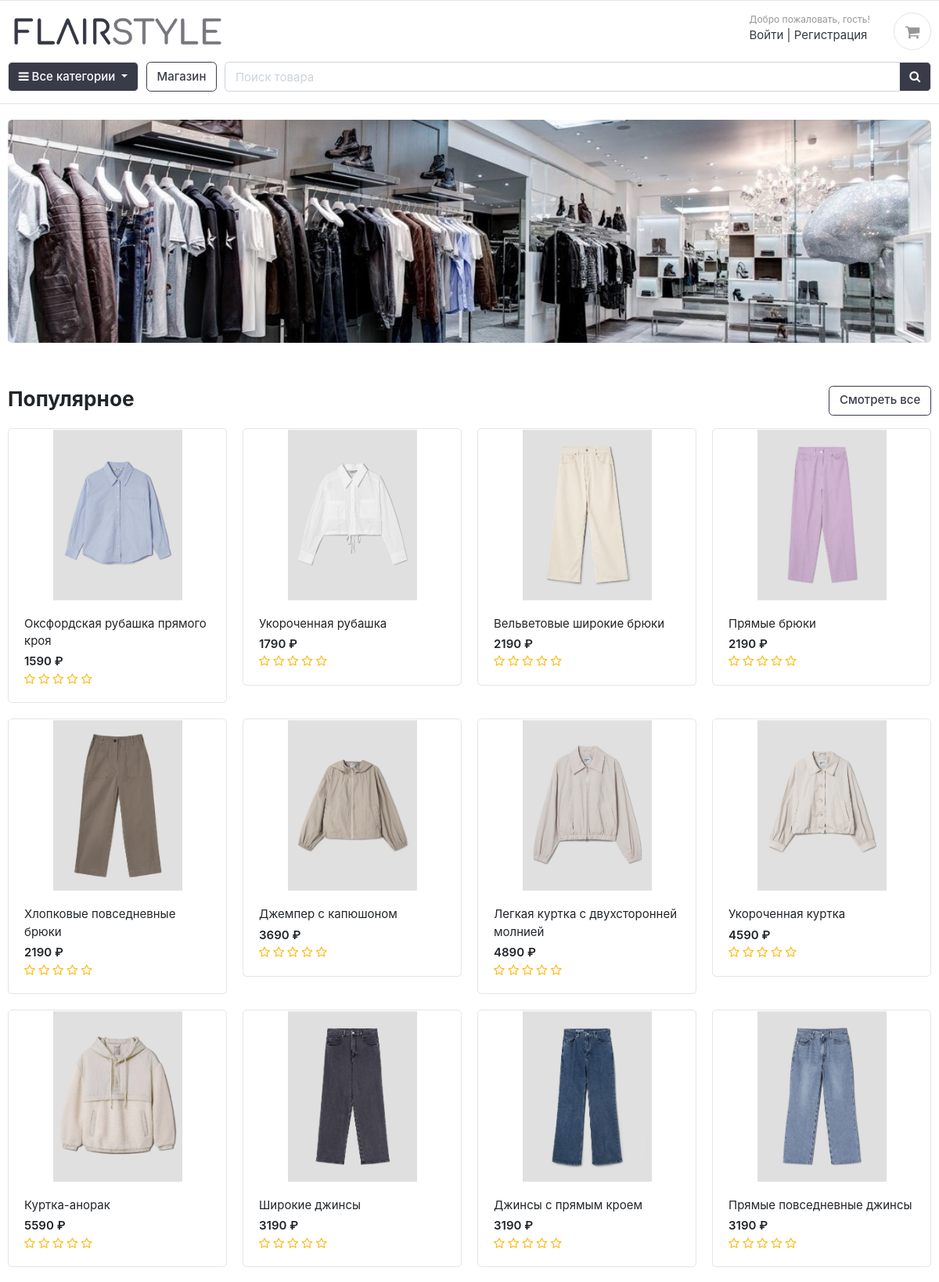
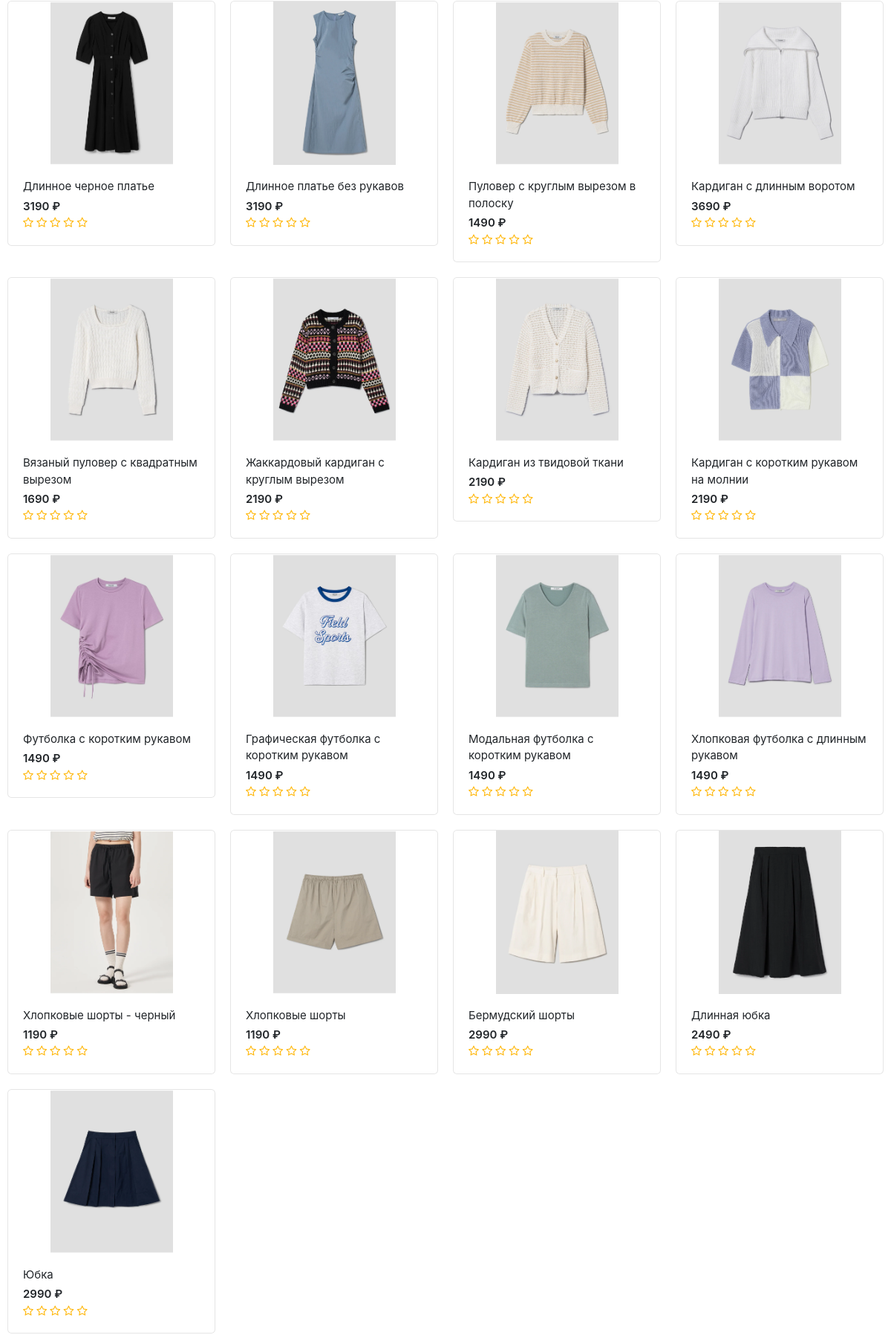
The page / (upper part) on the database its author committed (2 pictures, top to bottom).
### flairstyle_shop/apps/store/models.py (models this page shows, shortened)
class Product(models.Model):
    product_name = models.CharField(max_length=200, unique=True)
    slug = models.SlugField(max_length=200, unique=True)
    description = models.TextField(max_length=500, blank=True)
    price = models.IntegerField()
    images = models.ImageField(upload_to="photos/products")
    stock = models.IntegerField(null=False, default=0)
    is_available = models.BooleanField(default=True)
    category = models.ForeignKey(Category, on_delete=models.CASCADE)
    created_date = models.DateTimeField(auto_now_add=True)
    modified_date = models.DateTimeField(auto_now=True)
    suitable_temperature_min = models.IntegerField(null=False, default=-100)
    suitable_temperature_max = models.IntegerField(null=False, default=100)
    def get_url(self: Self) -> str:
        return reverse("product_detail", args=[self.category.slug, self.slug])
    def average_review(self: Self) -> float | Literal[0]:
        reviews = ReviewRating.objects.filter(product=self, status=True).aggregate(average=Avg("rating"))
        avg = 0
        if reviews["average"] is not None:
            avg = float(reviews["average"])
        return avg

### flairstyle_shop/core/views.py (the view)
# urls.py: 2. Add a URL to urlpatterns:  path('', views.home, name='home')
def home(request) -> HttpResponse:
    products = (
        Product.objects.select_related("category")
        .all()
        .filter(is_available=True)
        .only(
            "id",
            "slug",
            "category__id",
            "product_name",
            "category__slug",
            "images",
            "price",
        )
        .order_by("created_date")
    )
    for single_product in products:
        reviews = ReviewRating.objects.filter(product_id=single_product, status=True)
    reviews = None
    context = {
        "products": products,
        "reviews": reviews,  # type: ignore
    }
    return render(request, "home.html", context)

### flairstyle_shop/templates/home.html
{% extends "base.html" %}
{% load static %}
{% block content %}
<section class="section-intro padding-y-sm">
  <div class="container">
    <div class="intro-banner-wrap">
      <img src="{% static 'images/banners/cover.jpg'%}" class="img-fluid rounded">
    </div>
  </div>
</section>
<section class="section-name padding-y-sm">
  <div class="container">
    <header class="section-heading">
      <a href="{% url 'store' %}" class="btn btn-outline-primary float-right">Смотреть все</a>
      <h3 class="section-title">Популярное</h3>
    </header>
    <div class="row">
      {% for product in products %}
      <div class="col-md-3">
        <div class="card card-product-grid">
          <a href="{{ product.get_url }}" class="img-wrap"> <img src="{{ product.images.url }}">
          </a>
          <figcaption class="info-wrap">
            <a href="{{ product.get_url }}" class="title">{{product.product_name}}</a>
            <div class="price mt-1"> {{product.price}} ₽</div>
            <div class="rating-star">
              <span>
                <i class="fa fa-star{% if product.average_review < 0.5 %}-o{% elif  product.average_review >= 0.5 and  product.average_review < 1 %}-half-o{% endif %}"
                  aria-hidden="true"></i>
                <i class="fa fa-star{% if product.average_review < 1.5 %}-o{% elif  product.average_review >= 1.5 and  product.average_review < 2 %}-half-o{% endif %}"
                  aria-hidden="true"></i>
                <i class="fa fa-star{% if product.average_review < 2.5 %}-o{% elif  product.average_review >= 2.5 and  product.average_review < 3 %}-half-o{% endif %}"
                  aria-hidden="true"></i>
                <i class="fa fa-star{% if product.average_review < 3.5 %}-o{% elif  product.average_review >= 3.5 and  product.average_review < 4 %}-half-o{% endif %}"
                  aria-hidden="true"></i>
                <i class="fa fa-star{% if product.average_review < 4.5 %}-o{% elif  product.average_review >= 4.5 and  product.average_review < 5 %}-half-o{% endif %}"
                  aria-hidden="true"></i>
              </span>
            </div>
          </figcaption>
        </div>
      </div>
      {% endfor %}
    </div>
  </div>
</section>
{% endblock  %}

### flairstyle_shop/core/static/css/ui.css (style rules this page uses)
html { font-family: "Inter", sans-serif; font-size: 15px; }
.img-wrap { text-align: center; display: block; }
.img-wrap img { max-width: 100%; }
.padding-y-sm { padding-top: 20px; padding-bottom: 20px; }
.section-heading { margin-bottom: 20px; margin-top: 15px; }
.section-title { color: #212529; }
[class*=card-product] a.title { color: #212529; display: block; }
[class*=card-product] .img-wrap { overflow: hidden; position: relative; }
[class*=card-product] .img-wrap img { height: 100%; max-width: 100%; width: auto; display: inline-block; -o-object-fit: cover; object-fit: cover; }
.card-product-grid { margin-bottom: 20px; }
.card-product-grid .img-wrap { border-radius: 0.2rem 0.2rem 0 0; height: 220px; }
.card-product-grid .info-wrap { overflow: hidden; padding: 18px 20px; }
.card .img-wrap { overflow: hidden; }
.price { font-weight: 600; color: #212529; }

### flairstyle_shop/core/static/css/custom.css (style rules this page uses)
.rating-star i { color: #ffb503; }

### rows shown on the page
Product: images (picture), product_name "Оксфордская рубашка прямого кроя", price "1590"
Product: images (picture), product_name "Укороченная рубашка", price "1790"
Product: images (picture), product_name "Вельветовые широкие брюки", price "2190"
Product: images (picture), product_name "Прямые брюки", price "2190"
Product: images (picture), product_name "Хлопковые повседневные брюки", price "2190"
Product: images (picture), product_name "Джемпер с капюшоном", price "3690"
Product: images (picture), product_name "Легкая куртка с двухсторонней молнией", price "4890"
Product: images (picture), product_name "Укороченная куртка", price "4590"
Product: images (picture), product_name "Куртка-анорак", price "5590"
Product: images (picture), product_name "Широкие джинсы", price "3190"
Product: images (picture), product_name "Джинсы с прямым кроем", price "3190"
Product: images (picture), product_name "Прямые повседневные джинсы", price "3190"
Product: images (picture), product_name "Длинное черное платье", price "3190"
Product: images (picture), product_name "Длинное платье без рукавов", price "3190"
Product: images (picture), product_name "Пуловер с круглым вырезом в полоску", price "1490"
Product: images (picture), product_name "Кардиган с длинным воротом", price "3690"
Product: images (picture), product_name "Вязаный пуловер с квадратным вырезом", price "1690"
Product: images (picture), product_name "Жаккардовый кардиган с круглым вырезом", price "2190"
Product: images (picture), product_name "Кардиган из твидовой ткани", price "2190"
Product: images (picture), product_name "Кардиган с коротким рукавом на молнии", price "2190"
Product: images (picture), product_name "Футболка с коротким рукавом", price "1490"
Product: images (picture), product_name "Графическая футболка с коротким рукавом", price "1490"
Product: images (picture), product_name "Модальная футболка с коротким рукавом", price "1490"
Product: images (picture), product_name "Хлопковая футболка с длинным рукавом", price "1490"
Product: images (picture), product_name "Хлопковые шорты - черный", price "1190"
Product: images (picture), product_name "Хлопковые шорты", price "1190"
Product: images (picture), product_name "Бермудский шорты", price "2990"
Product: images (picture), product_name "Длинная юбка", price "2490"
Product: images (picture), product_name "Юбка", price "2990"
